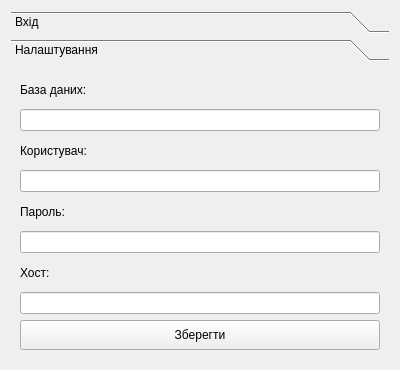
<?xml version="1.0" encoding="UTF-8"?>
<ui version="4.0">
 <class>LoginForm</class>
 <widget class="QWidget" name="LoginForm">
  <property name="geometry">
   <rect>
    <x>0</x>
    <y>0</y>
    <width>400</width>
    <height>370</height>
   </rect>
  </property>
  <property name="windowTitle">
   <string>Вхід в систему</string>
  </property>
  <property name="windowIcon">
   <iconset>
    <normaloff>:/logo.png</normaloff>:/logo.png</iconset>
  </property>
  <layout class="QVBoxLayout" name="verticalLayout_3">
   <item>
    <widget class="QToolBox" name="toolBox">
     <property name="currentIndex">
      <number>1</number>
     </property>
     <widget class="QWidget" name="toolLogin">
      <property name="geometry">
       <rect>
        <x>0</x>
        <y>0</y>
        <width>378</width>
        <height>278</height>
       </rect>
      </property>
      <attribute name="icon">
       <iconset>
        <normaloff>:/login.png</normaloff>:/login.png</iconset>
      </attribute>
      <attribute name="label">
       <string>Вхід</string>
      </attribute>
      <layout class="QVBoxLayout" name="verticalLayout_4">
       <item>
        <layout class="QVBoxLayout" name="verticalLayout">
         <item>
          <spacer name="verticalSpacer">
           <property name="orientation">
            <enum>Qt::Vertical</enum>
           </property>
           <property name="sizeHint" stdset="0">
            <size>
             <width>20</width>
             <height>13</height>
            </size>
           </property>
          </spacer>
         </item>
         <item>
          <widget class="QLabel" name="labelLogin">
           <property name="text">
            <string>Логін:</string>
           </property>
          </widget>
         </item>
         <item>
          <widget class="QLineEdit" name="lineLogin"/>
         </item>
        </layout>
       </item>
       <item>
        <widget class="QLabel" name="labelPassword">
         <property name="text">
          <string>Пароль:</string>
         </property>
        </widget>
       </item>
       <item>
        <widget class="QLineEdit" name="linePassword">
         <property name="echoMode">
          <enum>QLineEdit::Password</enum>
         </property>
        </widget>
       </item>
       <item>
        <layout class="QVBoxLayout" name="verticalLayout_2">
         <property name="topMargin">
          <number>10</number>
         </property>
         <item>
          <widget class="QCheckBox" name="checkBoxAdmin">
           <property name="text">
            <string>Зайти як адміністратор</string>
           </property>
          </widget>
         </item>
        </layout>
       </item>
       <item>
        <widget class="QPushButton" name="buttonEnter">
         <property name="minimumSize">
          <size>
           <width>0</width>
           <height>30</height>
          </size>
         </property>
         <property name="text">
          <string>Увійти</string>
         </property>
        </widget>
       </item>
       <item>
        <spacer name="verticalSpacer_2">
         <property name="orientation">
          <enum>Qt::Vertical</enum>
         </property>
         <property name="sizeHint" stdset="0">
          <size>
           <width>20</width>
           <height>67</height>
          </size>
         </property>
        </spacer>
       </item>
      </layout>
     </widget>
     <widget class="QWidget" name="toolSettings">
      <property name="geometry">
       <rect>
        <x>0</x>
        <y>0</y>
        <width>378</width>
        <height>278</height>
       </rect>
      </property>
      <attribute name="icon">
       <iconset>
        <normaloff>:/loginSetting.png</normaloff>:/loginSetting.png</iconset>
      </attribute>
      <attribute name="label">
       <string>Налаштування</string>
      </attribute>
      <layout class="QVBoxLayout" name="verticalLayout_5">
       <item>
        <widget class="QLabel" name="labelNameDB">
         <property name="text">
          <string>База даних:</string>
         </property>
        </widget>
       </item>
       <item>
        <widget class="QLineEdit" name="lineNameDB"/>
       </item>
       <item>
        <widget class="QLabel" name="label_2">
         <property name="text">
          <string>Користувач:</string>
         </property>
        </widget>
       </item>
       <item>
        <widget class="QLineEdit" name="lineNameUserDB"/>
       </item>
       <item>
        <widget class="QLabel" name="label_3">
         <property name="text">
          <string>Пароль:</string>
         </property>
        </widget>
       </item>
       <item>
        <widget class="QLineEdit" name="linePasswordUserDB">
         <property name="echoMode">
          <enum>QLineEdit::Password</enum>
         </property>
        </widget>
       </item>
       <item>
        <widget class="QLabel" name="label_4">
         <property name="text">
          <string>Хост:</string>
         </property>
        </widget>
       </item>
       <item>
        <widget class="QLineEdit" name="lineHostDB"/>
       </item>
       <item>
        <layout class="QVBoxLayout" name="verticalLayout_6">
         <property name="spacing">
          <number>1</number>
         </property>
        </layout>
       </item>
       <item>
        <widget class="QPushButton" name="buttonSaveSettings">
         <property name="minimumSize">
          <size>
           <width>0</width>
           <height>30</height>
          </size>
         </property>
         <property name="baseSize">
          <size>
           <width>0</width>
           <height>30</height>
          </size>
         </property>
         <property name="text">
          <string>Зберегти</string>
         </property>
        </widget>
       </item>
      </layout>
     </widget>
    </widget>
   </item>
  </layout>
 </widget>
 <resources/>
 <connections/>
</ui>
